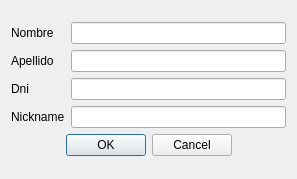
<?xml version="1.0" encoding="UTF-8"?>
<ui version="4.0">
 <class>DialogBuscarUsuarios</class>
 <widget class="QDialog" name="DialogBuscarUsuarios">
  <property name="geometry">
   <rect>
    <x>0</x>
    <y>0</y>
    <width>297</width>
    <height>179</height>
   </rect>
  </property>
  <property name="windowTitle">
   <string>Dialog</string>
  </property>
  <layout class="QGridLayout" name="gridLayout_2">
   <item row="0" column="0">
    <layout class="QGridLayout" name="gridLayout">
     <item row="0" column="0">
      <widget class="QLabel" name="label">
       <property name="text">
        <string>Nombre</string>
       </property>
      </widget>
     </item>
     <item row="2" column="0">
      <widget class="QLabel" name="label_3">
       <property name="text">
        <string>Dni</string>
       </property>
      </widget>
     </item>
     <item row="3" column="1">
      <widget class="QLineEdit" name="le_nick">
       <property name="maxLength">
        <number>32767</number>
       </property>
       <property name="frame">
        <bool>true</bool>
       </property>
       <property name="cursorPosition">
        <number>0</number>
       </property>
      </widget>
     </item>
     <item row="1" column="1">
      <widget class="QLineEdit" name="le_apellido"/>
     </item>
     <item row="0" column="1">
      <widget class="QLineEdit" name="le_nombre"/>
     </item>
     <item row="1" column="0">
      <widget class="QLabel" name="label_2">
       <property name="text">
        <string>Apellido</string>
       </property>
      </widget>
     </item>
     <item row="2" column="1">
      <widget class="QLineEdit" name="le_dni">
       <property name="maxLength">
        <number>32767</number>
       </property>
       <property name="readOnly">
        <bool>false</bool>
       </property>
      </widget>
     </item>
     <item row="3" column="0">
      <widget class="QLabel" name="label_4">
       <property name="text">
        <string>Nickname</string>
       </property>
      </widget>
     </item>
     <item row="4" column="0" colspan="2">
      <widget class="QDialogButtonBox" name="buttonBox">
       <property name="orientation">
        <enum>Qt::Horizontal</enum>
       </property>
       <property name="standardButtons">
        <set>QDialogButtonBox::Cancel|QDialogButtonBox::Ok</set>
       </property>
       <property name="centerButtons">
        <bool>true</bool>
       </property>
      </widget>
     </item>
    </layout>
   </item>
  </layout>
  <zorder>label</zorder>
  <zorder>le_nombre</zorder>
  <zorder>label_2</zorder>
  <zorder>le_apellido</zorder>
  <zorder>label_3</zorder>
  <zorder>le_dni</zorder>
  <zorder>label_4</zorder>
  <zorder>le_nick</zorder>
  <zorder>buttonBox</zorder>
  <zorder>label</zorder>
 </widget>
 <resources/>
 <connections>
  <connection>
   <sender>buttonBox</sender>
   <signal>accepted()</signal>
   <receiver>DialogBuscarUsuarios</receiver>
   <slot>accept()</slot>
   <hints>
    <hint type="sourcelabel">
     <x>248</x>
     <y>254</y>
    </hint>
    <hint type="destinationlabel">
     <x>157</x>
     <y>274</y>
    </hint>
   </hints>
  </connection>
  <connection>
   <sender>buttonBox</sender>
   <signal>rejected()</signal>
   <receiver>DialogBuscarUsuarios</receiver>
   <slot>reject()</slot>
   <hints>
    <hint type="sourcelabel">
     <x>316</x>
     <y>260</y>
    </hint>
    <hint type="destinationlabel">
     <x>286</x>
     <y>274</y>
    </hint>
   </hints>
  </connection>
 </connections>
</ui>
